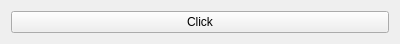
<?xml version="1.0" encoding="UTF-8"?>
<ui version="4.0">
 <class>Widget</class>
 <widget class="QWidget" name="Widget">
  <property name="geometry">
   <rect>
    <x>0</x>
    <y>0</y>
    <width>400</width>
    <height>44</height>
   </rect>
  </property>
  <property name="windowTitle">
   <string>Form</string>
  </property>
  <layout class="QVBoxLayout" name="verticalLayout">
   <item>
    <widget class="QPushButton" name="button">
     <property name="text">
      <string>Click</string>
     </property>
    </widget>
   </item>
  </layout>
 </widget>
 <resources/>
 <connections/>
</ui>
